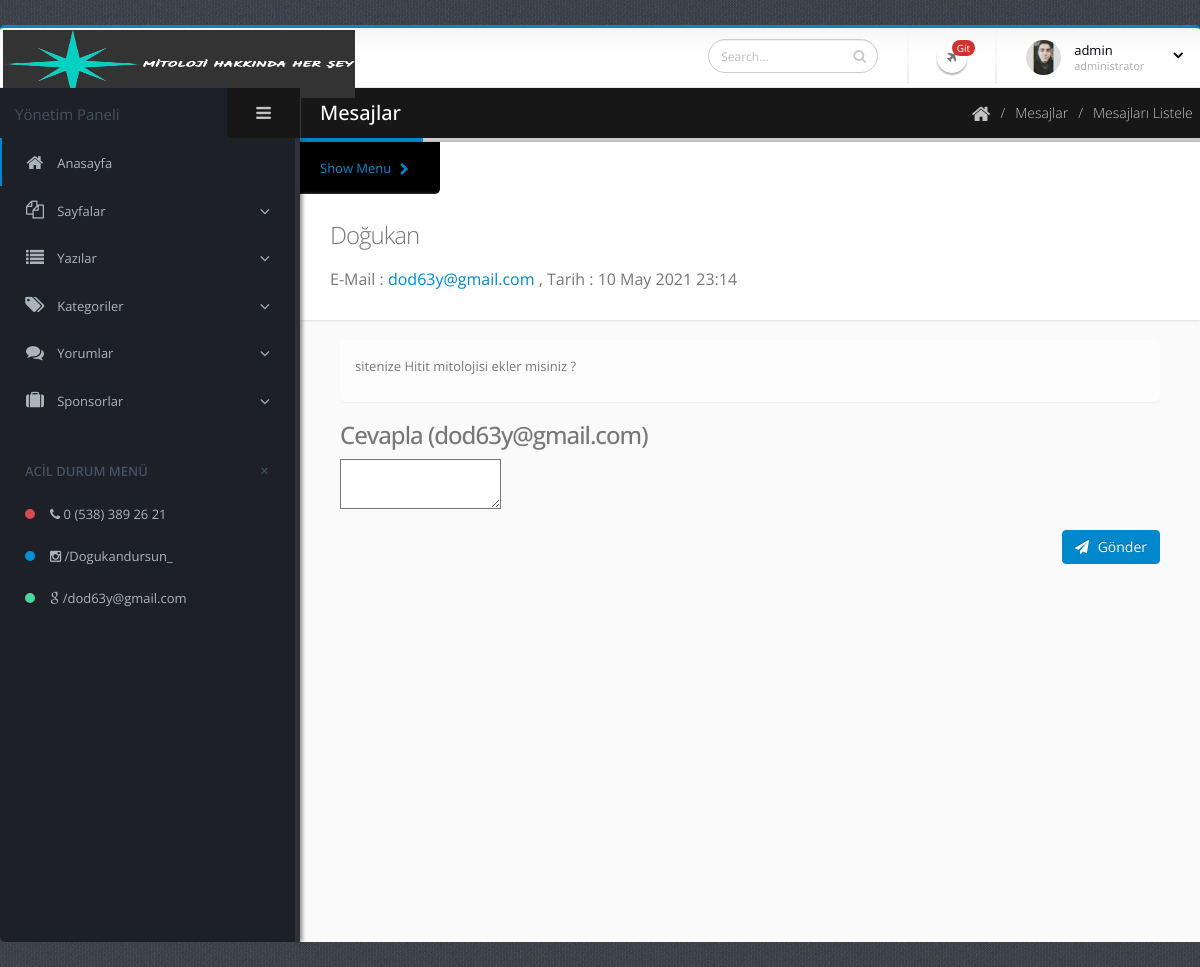
The app's page /admin/mesaj-oku.php?mesaj_id=1 (signed in) with its own data.
### tables this page shows
CREATE TABLE `mesajlar` (
  `mesaj_id` int(11) NOT NULL,
  `mesaj_gonderenisim` varchar(500) NOT NULL,
  `mesaj_gonderenmail` varchar(500) NOT NULL,
  `mesaj_konu` varchar(500) NOT NULL,
  `mesaj_aciklama` text NOT NULL,
  `mesaj_tarih` timestamp NOT NULL DEFAULT current_timestamp(),
  `mesaj_okunma` varchar(500) NOT NULL DEFAULT '0'
);

### admin/mesaj-oku.php (the view, shortened to what this page needs)
<?php include 'header.php'; ?>
<?php
$mesaj_id=$_GET["mesaj_id"];
$mesajlar = $db->prepare("SELECT * FROM mesajlar WHERE mesaj_id=?");
$mesajlar->execute(array($mesaj_id));
$mesaj_cek = $mesajlar->fetch(PDO::FETCH_ASSOC);
?>
<head>
	<link href="../css/swal.css" media="all" rel="stylesheet" type="text/css" />
</head>
<div class="inner-wrapper">
	<?php include 'sidebar.php'; ?>
	<section role="main" class="content-body">
		<header class="page-header">
			<h2>Mesajlar</h2>
			<div class="right-wrapper pull-right">
				<ol class="breadcrumbs">
					<li>
						<a href="index.html">
							<i class="fa fa-home"></i>
						</a>
					</li>
					<li><span>Mesajlar</span></li>
					<li><span>Mesajları Listele &nbsp; </span></li>
				</ol>
			</div>
		</header>
		<section class="content-with-menu mailbox">
			<div class="content-with-menu-container" data-mailbox="" data-mailbox-view="email">
				<div class="inner-menu-toggle">
					<a href="#" class="inner-menu-expand" data-open="inner-menu">
						Show Menu <i class="fa fa-chevron-right"></i>
					</a>
				</div>
				<div class="inner-body mailbox-email">
					<div class="mailbox-email-header mb-lg">
						<h3 class="mailbox-email-subject m-none text-weight-light">
							<?php echo $mesaj_cek["mesaj_gonderenisim"]; ?>
						</h3>
						<p class="mt-lg mb-none text-md">E-Mail : <a href="#"><?php echo $mesaj_cek["mesaj_gonderenmail"]; ?></a> , Tarih : <?php echo SaatliTarih($mesaj_cek["mesaj_tarih"]); ?></p>
					</div>
					<div class="mailbox-email-container">
						<div class="mailbox-email-screen">
							<div class="panel">
								<div class="panel-body">
									<p><?php echo $mesaj_cek["mesaj_aciklama"]; ?></p>
								</div>
							</div>
							<div class="compose">
								<h3>Cevapla (<?php echo $mesaj_cek["mesaj_gonderenmail"]; ?>)</h3>
								<form action="" method="POST" id="mesajForm" onsubmit="return false;">
									<textarea name="mesaj" class="ckeditor"></textarea>
									<div class="text-right mt-md">
										<button type="submit" onclick="mesajCevapla();" class="btn btn-primary">
											<i class="fa fa-send mr-xs"></i>
											Gönder
										</button>
									</div>
								</form>
							</div>
						</div>
					</div>
				</div>
			</section>
		</section>
	</div>
</section>
<?php include 'footer.php'; ?>

### sistem/fonksiyon.php (shortened to what this page needs)
<?php
function SaatliTarih($deger) {
 echo iconv('latin5','utf-8',strftime(' %d %B %Y %H:%M',strtotime($deger)));
}

### admin/assets/stylesheets/skins/default.css (style rules this page uses)
a, .btn-link { color: #0088cc; }
body .btn-primary { color: #ffffff; text-shadow: 0 -1px 0 rgba(0, 0, 0, 0.25); background-color: #0088cc; border-color: #0088cc; }
.page-header h2 { border-bottom-color: #0088cc; }

### records on screen
mesajlar: mesaj_gonderenisim "Doğukan", mesaj_gonderenmail "dod63y@gmail.com", mesaj_tarih "10 May 2021 23:14", mesaj_aciklama "sitenize Hitit mitolojisi ekler misiniz ?"

### other values on screen
$_SESSION["admin_kadi"] "admin"
